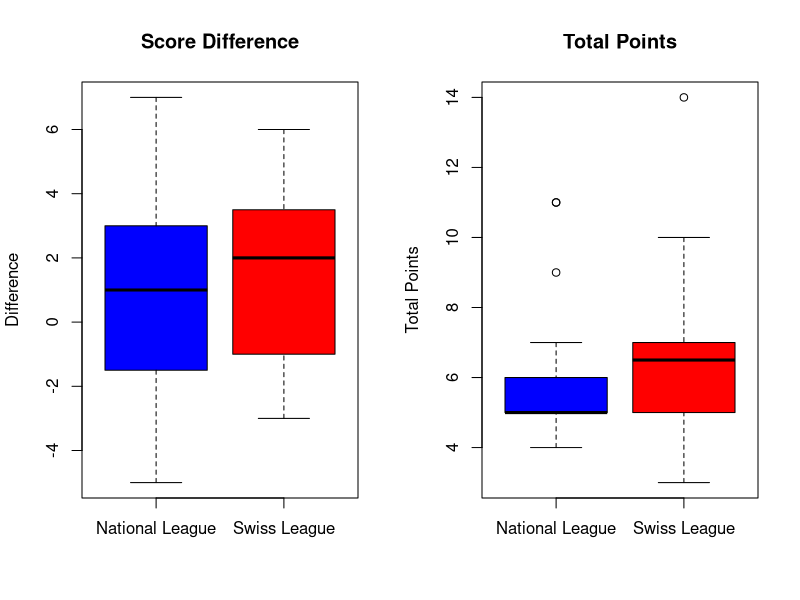

This figure's R source:
# Creating a data frame for the National League
national_league <- data.frame(
  HomeTeam = c("Bern", "Davos", "Fribourg", "Lausanne", "Lugano", "Rapperswil-Jona", "Servette", "Ajoie", "Ambri-Piotta",
               "Biel", "EHCKloten", "LangnauTigers", "Zug", "Zurich", "Davos", "Lausanne", "Zug", "Zurich", "Lausanne",
               "Bern"),
  AwayTeam = c("Zurich", "EHCKloten", "LangnauTigers", "Zug", "Biel", "Ambri-Piotta", "Ajoie", "Fribourg", "Lugano",
               "Lausanne", "Rapperswil-Jona", "Bern", "Servette", "Davos", "Ambri-Piotta", "Rapperswil-Jona", "Fribourg",
               "Zug", "Ambri-Piotta", "Ajoie"),
  HomeScore = c(4, 1, 6, 0, 5, 7, 3, 0, 2, 8, 3, 1, 6, 4, 2, 3, 4, 3, 3, 2),
  AwayScore = c(1, 4, 0, 5, 6, 4, 2, 4, 4, 1, 2, 3, 1, 1, 3, 2, 2, 2, 2, 3)
)

# Creating a data frame for the Swiss League
swiss_league <- data.frame(
  HomeTeam = c("Thurgau", "Basel", "GCKLions", "LaChaux-de-Fonds", "Olten", "Visp", "Thurgau", "Langenthal",
               "Basel", "Sierre", "GCKLions", "LaChaux-de-Fonds", "Visp", "Olten", "Thurgau", "Langenthal",
               "Basel", "Sierre", "GCKLions", "LaChaux-de-Fonds"),
  AwayTeam = c("Visp", "GCKLions", "Basel", "Sierre", "Langenthal", "Thurgau", "Visp", "Olten", "GCKLions",
               "LaChaux-de-Fonds", "Basel", "Sierre", "Thurgau", "Langenthal", "Visp", "Olten", "GCKLions",
               "LaChaux-de-Fonds", "Basel", "Sierre"),
  HomeScore = c(5, 4, 4, 9, 5, 5, 2, 2, 3, 4, 1, 8, 5, 4, 1, 2, 6, 1, 3, 5),
  AwayScore = c(0, 5, 3, 5, 2, 1, 1, 5, 4, 2, 2, 2, 2, 1, 4, 3, 1, 2, 1, 2)
)


# Compute score difference and total points
national_league$ScoreDiff <- national_league$HomeScore - national_league$AwayScore
national_league$TotalPoints <- national_league$HomeScore + national_league$AwayScore

swiss_league$ScoreDiff <- swiss_league$HomeScore - swiss_league$AwayScore
swiss_league$TotalPoints <- swiss_league$HomeScore + swiss_league$AwayScore

# Summary statistics
national_stats <- summary(national_league[, c("ScoreDiff", "TotalPoints")])
swiss_stats <- summary(swiss_league[, c("ScoreDiff", "TotalPoints")])

# Compute Interquartile Range (IQR) and Standard Deviation
national_iqr_diff <- IQR(national_league$ScoreDiff)
national_iqr_total <- IQR(national_league$TotalPoints)
swiss_iqr_diff <- IQR(swiss_league$ScoreDiff)
swiss_iqr_total <- IQR(swiss_league$TotalPoints)

national_sd_diff <- sd(national_league$ScoreDiff)
national_sd_total <- sd(national_league$TotalPoints)
swiss_sd_diff <- sd(swiss_league$ScoreDiff)
swiss_sd_total <- sd(swiss_league$TotalPoints)

# Print results
national_stats
swiss_stats

cat("National League IQR (Score Diff):", national_iqr_diff, "\n")
cat("National League IQR (Total Points):", national_iqr_total, "\n")
cat("Swiss League IQR (Score Diff):", swiss_iqr_diff, "\n")
cat("Swiss League IQR (Total Points):", swiss_iqr_total, "\n")

cat("National League SD (Score Diff):", national_sd_diff, "\n")
cat("National League SD (Total Points):", national_sd_total, "\n")
cat("Swiss League SD (Score Diff):", swiss_sd_diff, "\n")
cat("Swiss League SD (Total Points):", swiss_sd_total, "\n")



# Boxplot for Score Difference
par(mfrow=c(1,2)) # Arrange plots side by side
boxplot(national_league$ScoreDiff, swiss_league$ScoreDiff,
        names = c("National League", "Swiss League"),
        main = "Score Difference",
        col = c("blue", "red"), ylab = "Difference")

# Boxplot for Total Points
boxplot(national_league$TotalPoints, swiss_league$TotalPoints,
        names = c("National League", "Swiss League"),
        main = "Total Points",
        col = c("blue", "red"), ylab = "Total Points")


